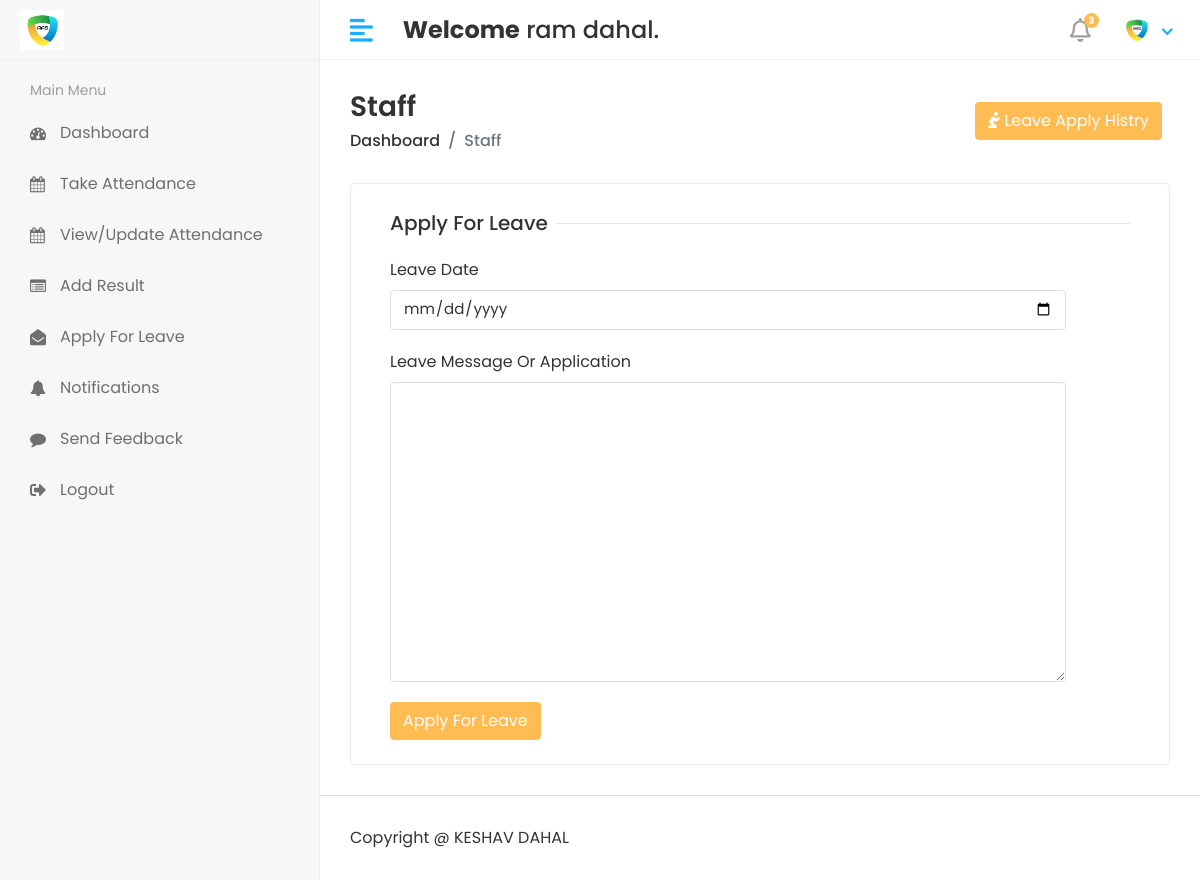
The page /Staff/Apply_leave (signed in) on the database its author committed.
### app/models.py (models this page shows)
class CustomUser(AbstractUser):
    USER = (
        ('1', 'HOD'),
        ('2', 'STAFF'),
        ('3', 'STUDENT'),
    )
    user_type = models.CharField(choices=USER, max_length=50, default=1)
    profile_pic = models.ImageField(upload_to='media/profile_pic')

### AAI/Staff_Views.py (the view)
# urls.py: path('Staff/Apply_leave', Staff_Views.STAFF_APPLY_LEAVE, name='staff_apply_leave'),
@login_required(login_url='/')
def STAFF_APPLY_LEAVE(request):
    staff = Staff.objects.filter(admin=request.user.id)
    for i in staff:
        staff_id = i.id
        staff_leave_history = Staff_leave.objects.filter(staff_id=staff_id)
        context = {
            'staff_leave_history': staff_leave_history,
        }
        return render(request, 'Staff/apply_leave.html', context)

### templates/Staff/apply_leave.html (shortened to what this page needs)
{% extends 'base.html'%}
{% block content %}
 <div class="page-header">
                  <div class="row align-items-center">
                     <div class="col">
                        <h3 class="page-title">Staff</h3>
                        <ul class="breadcrumb">
                           <li class="breadcrumb-item"><a href="index.html">Dashboard</a></li>
                           <li class="breadcrumb-item active">Staff</li>
                        </ul>
                     </div>
                     <div class="col-auto text-right float-right ml-auto">
                        <button  class="btn btn-primary mr-2" data-toggle="modal" data-target=".bd-example-modal-lg" type="button"><i class="fas fa-pray"></i>  Leave Apply Histry</button>
                     </div>
                  </div>
               </div>
<div class="row">
   <div class="col-sm-12">
      <div class="card">
         <div class="card-body">
            <form method="post" action="{% url 'staff_apply_leave_save' %}" >
                  <div class="col-12">
                     <h5 class="form-title"><span>Apply For Leave</span></h5>
                  </div>
                  <div class="col-sm-11">
                     <div class="form-group">
                        <label>Leave Date </label>
                        <input type="date" class="form-control" name="leave_date" required>
                     </div>
                  </div>
                <div class="col-sm-11">
                     <div class="form-group">
                        <label>Leave Message Or Application</label>
                         <textarea class="form-control" name="leave_message" style="height:300px" required></textarea>
                     </div>
                  </div>
                  <div class="col-12">
                     <button type="submit" class="btn btn-primary">Apply For Leave</button>
                  </div>
            </form>
         </div>
      </div>
   </div>
</div>
</div>
{% endblock %}

### templates/includes/header.html (shortened to what this page needs)
{% load static %}
<div class="header">
    <div class="header-left">
       <a href="index.html" class="logo">
       <img src="{% static 'assets/img/logo.png' %}" alt="Logo">
       </a>
    </div>
    <a href="javascript:void(0);" id="toggle_btn">
    <i class="fas fa-align-left"></i>
    </a>
    <div class="top-nav-search mt-3">
     <h4><strong>Welcome</strong>&nbsp;<span>{{user.first_name}} {{user.last_name}}</span>.</h4>
    </div>
    <ul class="nav user-menu">
       <li class="nav-item dropdown noti-dropdown">
          <a href="#" class="dropdown-toggle nav-link" data-toggle="dropdown">
          <i class="far fa-bell"></i> <span class="badge badge-pill">3</span>
          </a>
       </li>
       <li class="nav-item dropdown has-arrow">
          <a href="#" class="dropdown-toggle nav-link" data-toggle="dropdown">
             {% if user.profile_pic == "" %}
              <span class="user-img"><img class="rounded-circle" src="{% static 'assets/img/aimg.jpg' %}" width="31" ></span>
             {% else %}
          <span class="user-img"><img class="rounded-circle" src="/{{user.profile_pic}}" width="31" ></span>
          {% endif %}
          </a>
       </li>
    </ul>
 </div>

### static/assets/css/style.css (style rules this page uses)
html { height: 100%; }
body { background-color: #fff; color: #333; font-family: 'Poppins', sans-serif; font-size: 1rem; height: 100%; line-height: 1.5; overflow-x: hidden; }
h1, h2, h3, h4, h5, h6 { font-family: 'Poppins', sans-serif; margin-top: 0; }
.form-control { border: 1px solid #ddd; box-shadow: none; color: #333; font-size: 15px; height: 40px; }
a { color: #009ce7; }
input, button, a { transition: all 0.4s ease; -moz-transition: all 0.4s ease; -o-transition: all 0.4s ease; -ms-transition: all 0.4s ease; -webkit-transition: all 0.4s ease; }
input, input:focus, button, button:focus { outline: none; }
textarea.form-control { resize: vertical; }
.form-group { margin-bottom: 1.25rem; }
ul, ol { padding: 0px; list-style: none; }
.btn-primary { background-color: #FFBC53; border: 1px solid #FFBC53; }
.card { border: 1px solid #ececf5; box-shadow: 0 1px 3px 0 rgba(0, 0, 0, 0.03); margin-bottom: 1.875rem; }
.card-body { padding: 1.5rem; }
.header { background-color: #fff; border-bottom: 1px solid #f3f3f4; left: 0; position: fixed; right: 0; top: 0; z-index: 1001; height: 60px; }
.header .header-left { float: left; height: 60px; padding: 0 20px; position: relative; width: 320px; z-index: 1; transition: all 0.2s ease-in-out; background-color: #f7f7fa; border-bottom: 1px solid #efefef; border-right: 1px solid #ececf5; display: flex; align-items: center; }
.header .header-left .logo { display: inline-block; line-height: 60px; }
.header .header-left .logo img { max-height: 40px; width: auto; }
.header .dropdown-toggle:after { display: none; }
.header .has-arrow .dropdown-toggle:after { border-top: 0; border-left: 0; border-bottom: 2px solid #18aefa; border-right: 2px solid #18aefa; content: ''; height: 8px; display: inline-block; pointer-events: none; -webkit-transform-origin: 66% 66%; -ms-transform-origin: 66% 66%; transform-origin: 66% 66%; -webkit-transform: rotate(45deg); -ms-transform: rotate(45deg); transform: rotate(45deg); -webkit-transition: all 0.15s ease-in-out; transition: all 0.15s ease-in-out; width: 8px; vertical-align: 0px; }
.user-menu { float: right; margin: 0; position: relative; z-index: 99; padding-right: 15px; }
.user-menu.nav > li > a { color: #a0a0a0; font-size: 14px; line-height: 58px; padding: 0 15px; height: 60px; }
.user-img { margin-right: 3px; position: relative; }
.top-nav-search { float: left; margin-left: 15px; }
.page-header { margin-bottom: 1.875rem; }
.page-header .breadcrumb { background-color: transparent; color: #6c757d; font-size: 1rem; font-weight: 500; margin-bottom: 0; padding: 0; }
.page-header .breadcrumb a { color: #333; }
.page-title { font-size: 28px; font-weight: 600; color: #333; margin-bottom: 5px; }
.user-menu.nav > li > a .badge { background-color: #FFBC53; display: block; font-size: 10px; font-weight: bold; height: 15px; width: 15px; position: absolute; right: 7px; top: 13px; color: #fff; padding: 3px; }
.user-menu.nav > li > a > i { font-size: 1.5rem; line-height: 60px; }
.form-title { width: 100%; max-width: 100%; padding: 0; font-size: 1.25rem; font-weight: 500; line-height: inherit; color: #333; white-space: normal; position: relative; display: block; margin-bottom: 20px; }
.form-title:before { content: ""; position: absolute; left: 0px; right: 0px; height: 1px; top: 50%; background-color: rgba(0, 0, 0, 0.1); }
.form-title span { padding: 0px 0.5rem 0 0; background-color: #fff; display: inline-block; z-index: 2; position: relative; }
@media (min-width: 992px) { #toggle_btn { align-items: center; color: #18aefa; display: inline-flex; float: left; font-size: 26px; height: 60px; justify-content: center; margin-left: 15px; padding: 0 15px; } }

### rows shown on the page
CustomUser: first_name "ram", last_name "dahal", profile_pic (picture)
